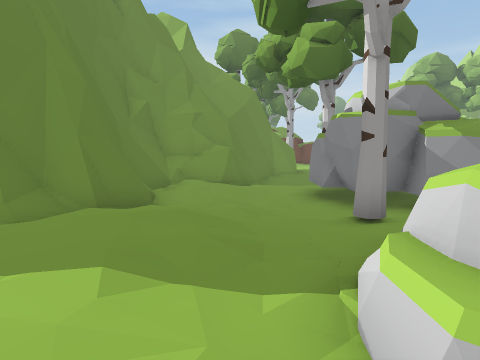
view 1 (above)

20 first-person views from a walk through a scene from a Unity 3-D project. The camera is 1.2 m above the floor, tilts 6° down and sees 70° across. The floor is counted in squares, 1 m on a side. Each view is taken from the middle of a square. On the plan, view 1 faces up. The plan holds only what a view shows up to about 14 squares ahead; the rest is blank. The place goes on beyond the plan. The player character is not drawn. Some surface patterns are stand-ins.

view 2
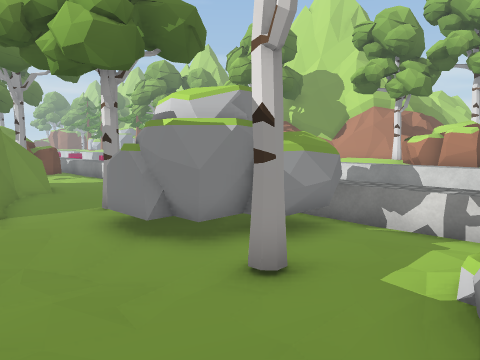

view 3
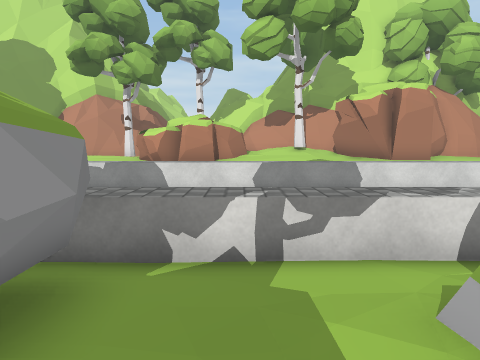

view 4
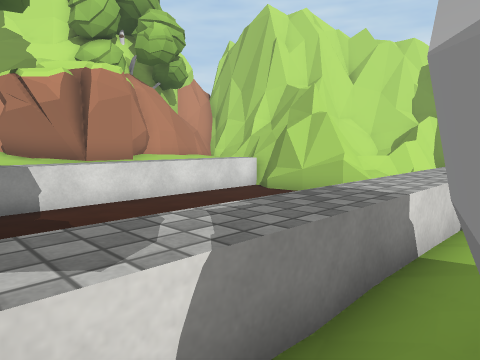

view 5
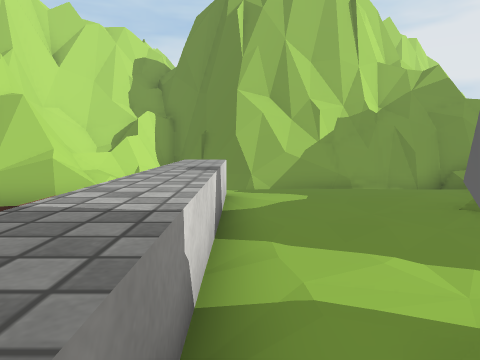

view 6
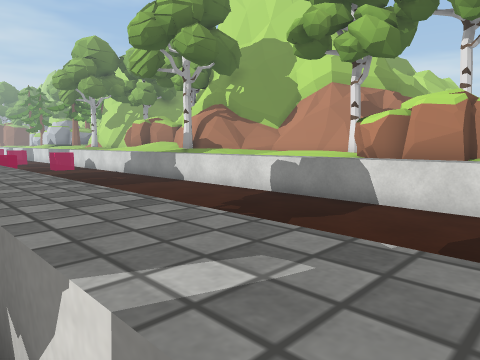

view 7
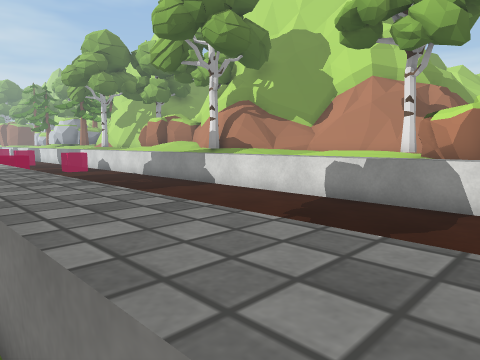

view 8
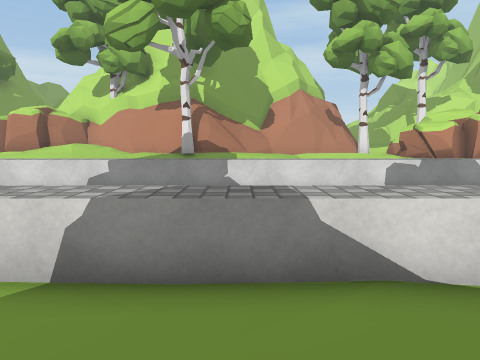

view 9
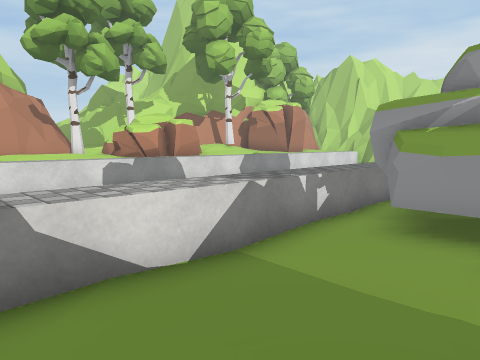

view 10
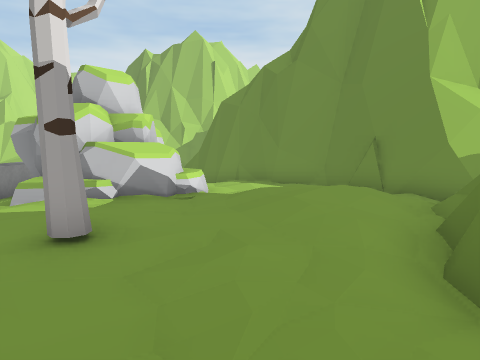

view 11
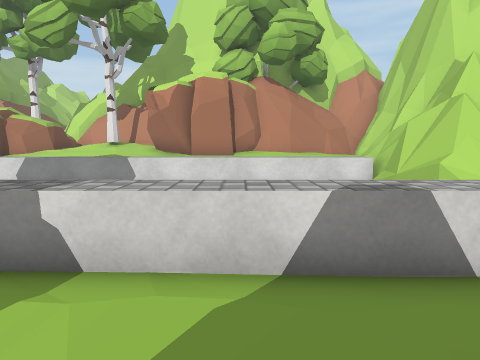

view 12
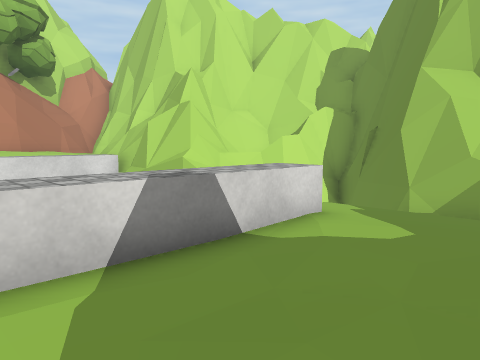

view 13
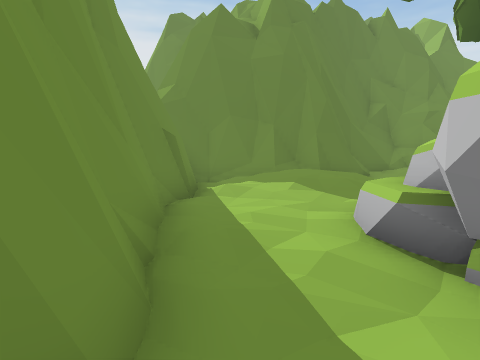

view 14
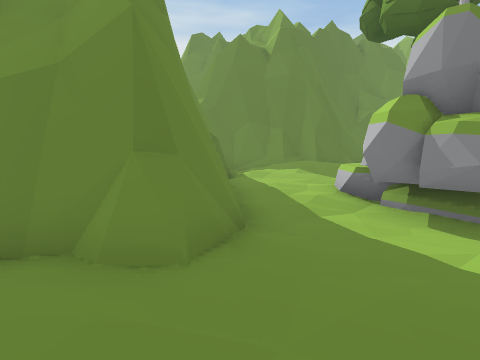

view 15
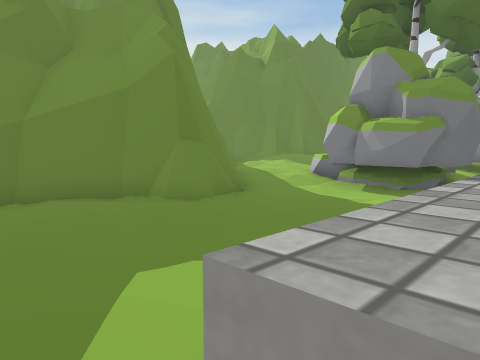

view 16
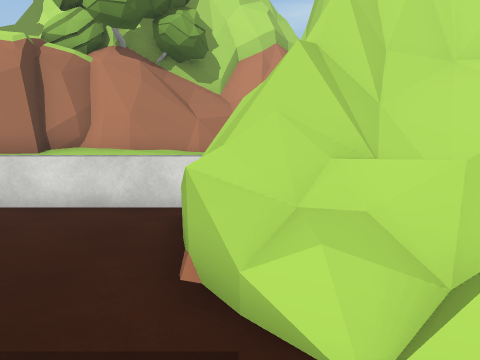

view 17
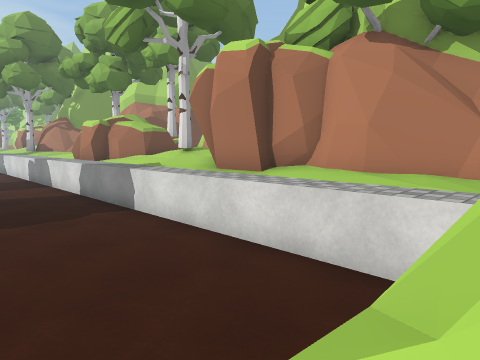

view 18
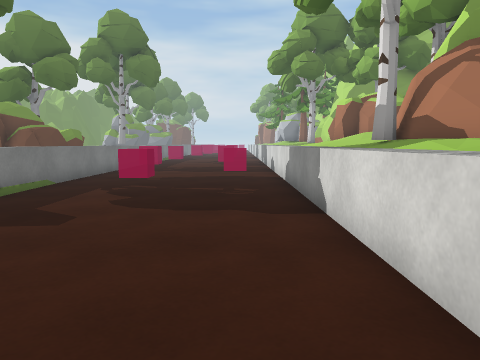

view 19
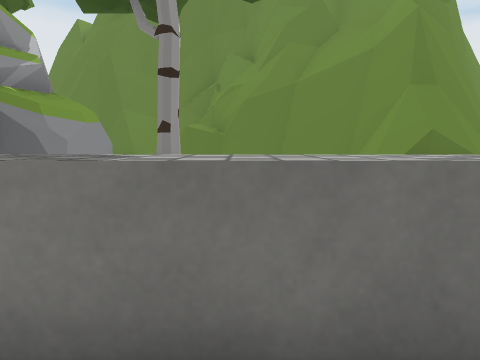

view 20
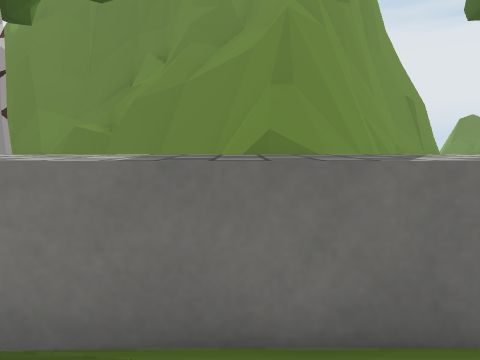

### Floor plan
Key: @ floor where view 1 was taken; # wall or solid block; . main floor; : floor 0.25 m higher than the main floor; + floor 0.5 m higher than the main floor; * floor 0.75 m higher than the main floor; % floor 1 m higher than the main floor; & floor 1.75 m higher than the main floor; / step, stairs or slope; = window, fence, low wall or low ledge; ^ raised ledge; v drop or lower ground; T tree; R rock; O other object.
Columns run from 5 left of view 1 to 17 right of it. Each row starts with its distance up from view 1.
 24 #+      OOO  .......^^
 23 ###      OO  . .....^^^
 22   #=         .  ....^^^
 21   ##=        .......^^^
 20    ###      %.......^^^
 19     ###     %.......^^^
 18      ### :::%.......^T#
 17       ##::::%.......^^#
 16       ##::::% ......^^^
 15    ####:::::% ......^^^
 14    ^##=:::::%  .....^^^
 13   ^==#::::..% . ....^^^
 12  ^##==::T:::%   ....^^^
 11  ##/==:::RR:%   ....^^^
 10  ^=///:RRRR:%   ....^^^
  9  ##=/+:RRRR:%   ....^OO
  8  ##/+::RRRR %   ....^^
  7  ##=+:::RRRR%   ....^OO
  6 ###////T::::%   ....^OO
  5 ##//*/++++::%   ....^O^
  4 #=/**/++++::%    ...^^^
  3 #+//*//RRR/:%    ...^^^
  2 ##/+++RR RR:%    ...^^T
  1  ##+++RRRRR:%   ....^^^
  0   ##+@+RRRR:%   ....^^#
 -1    ##/:::R::%   ....^#^
 -2     ###:::::%   ....^OO
 -3      ##=::::%   ....^O#
 -4      ###::::%   ....^^#
 -5      ##:+:::%   ....^^#
 -6     ##::::::% ......^^#
 -7     #=::::::% ...#=.^^^
 -8     #=::::::. ./######^
 -9      =//=..v/ //###
-10     ########v O=%##
-11           ###v=#%&#
-12             ##=#=##

Where each view was taken, in squares from view 1:
view 1: 0 up, 0 right, facing up
view 2: 3 up, 1 left, facing up-right
view 3: 5 up, 2 right, facing right
view 4: 3 up, 5 right, facing down-right
view 5: 1 up, 6 right, facing down
view 6: 4 up, 6 right, facing up-right
view 7: 6 up, 6 right, facing up-right
view 8: 16 up, 3 right, facing right
view 9: 16 up, 3 right, facing down-right
view 10: 10 up, 0 right, facing down
view 11: 3 down, 3 right, facing right
view 12: 2 down, 3 right, facing down-right
view 13: 3 down, 3 right, facing up-left
view 14: 6 down, 5 right, facing up-left
view 15: 8 down, 7 right, facing up-left
view 16: 8 down, 7 right, facing right
view 17: 8 down, 10 right, facing up-right
view 18: 10 up, 13 right, facing up
view 19: 13 up, 9 right, facing left
view 20: 16 up, 9 right, facing left
